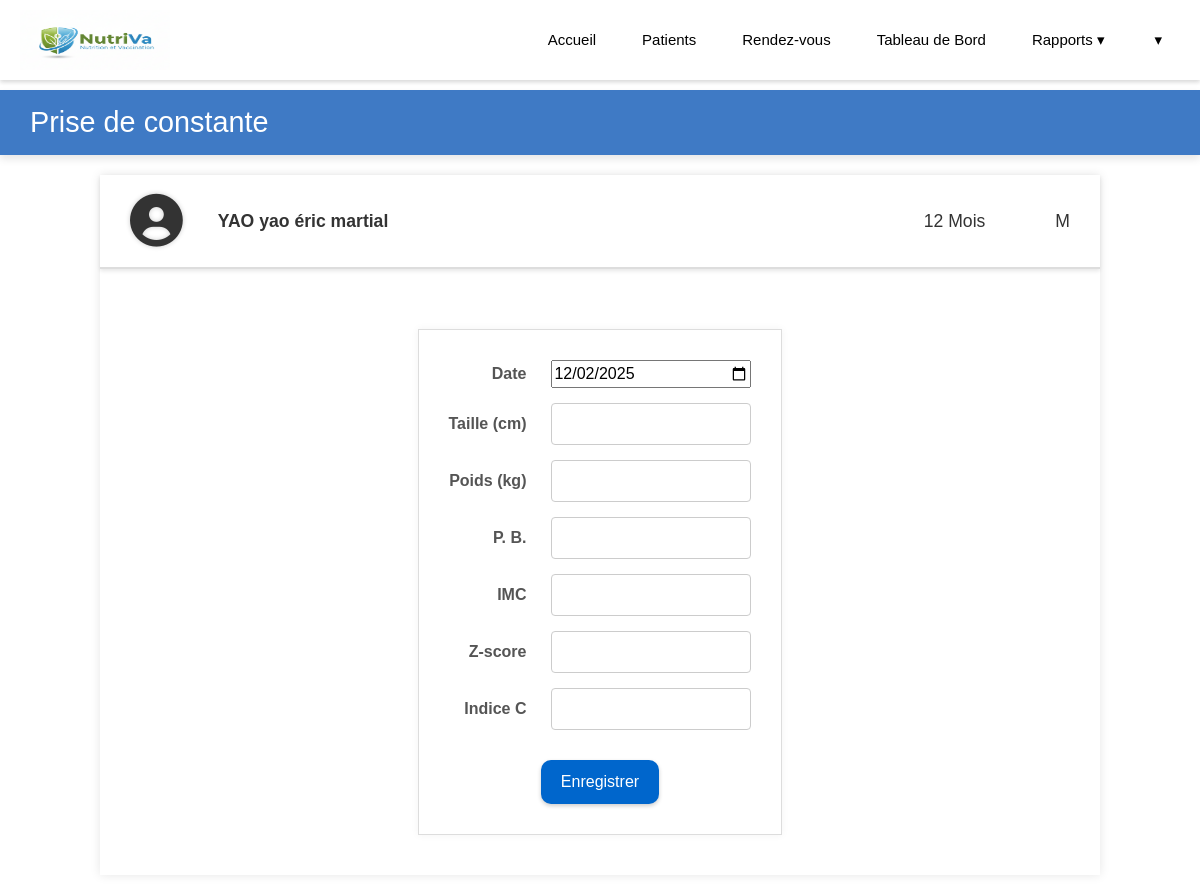
The page /patient/constante/1/ on the database its author committed.
### patient/models.py (models this page shows, shortened)
class Patient(models.Model):
    nom = models.CharField(max_length=100)
    prenom = models.CharField(max_length=300)
    date_naissance = models.DateField()
    date_creation = models.DateField()
    sexe = models.CharField(max_length=10)
    nom_parent= models.CharField(max_length=100)
    quartier = models.CharField(max_length=100)
    telephone = models.CharField(max_length=20, blank=True, null=True)
    @property
    def age(self):
        today = date.today()
        return (today.year - self.date_naissance.year) * 12 + today.month - self.date_naissance.month

### patient/views.py (the view)
# urls.py: path('constante/<int:patient_id>/', views.constante, name="constante"),
def constante(request, patient_id):
    patient = get_object_or_404(Patient, id=patient_id)
    return render(request, "patient/constante.html", {"patient": patient})

### patient/context_processors.py (called while the page is built)
def today(request):
    return {"today": date.today()}

### patient/templates/patient/constante.html (shortened to what this page needs)
<!DOCTYPE html>
<html lang="fr">
  {% load static %}
<head>
    <link rel="stylesheet" href="{% static 'patient/style.css' %}">
    <link rel="stylesheet" href="https://cdnjs.cloudflare.com/ajax/libs/font-awesome/6.0.0-beta3/css/all.min.css">
  </head>
<body class="constante_body">
    {% include 'patient/header.html' %}
    <div class="header-bar">
        <h1>Prise de constante</h1>
    </div>
    <div class="main-container">
        <div class="patient-info-box">
            <div class="patient-details">
                <i class="fas fa-user-circle profile-icon"></i>
                <span class="patient-name">{{patient.nom}} {{patient.prenom}}</span>
                <span class="patient-age">{{patient.age}} Mois</span>
                <span class="patient-sex">{{patient.sexe}}</span>
            </div>
        </div>
        <div class="content-area">
            <form class="constants-form" method="post" action="{% url 'enregistrement_constante' patient.id %}">
                <div class="form-grid">
                    <label for="date">Date</label>
                    <input type="date" id="date" name="date" value="{{ today|date:'Y-m-d' }}">
                    <label for="taille">Taille (cm)</label>
                    <input type="text" id="taille" name="taille" inputmode="numeric" maxlength="4" pattern="[0-9]*">
                    <label for="poids">Poids (kg)</label>
                    <input type="text" id="poids" name="poids" inputmode="numeric" maxlength="3" pattern="[0-9]*">
                    <label for="pb">P. B.</label>
                    <input type="text" id="pb" name="pb" inputmode="numeric" maxlength="3" pattern="[0-9]*">
                    <label for="imc">IMC</label>
                    <input type="text" id="imc" name="imc" inputmode="numeric" maxlength="3" pattern="[0-9\-\.]*" readonly>
                    <label for="zscore">Z-score</label>
                    <input type="text" id="zscore" name="zscore" inputmode="numeric" maxlength="3" pattern="[0-9\-\.]*">
                    <label for="indicec">Indice C</label>
                    <input type="text" id="indicec" name="indicec">
                </div>
                <div class="button-group">
                    <a href="{% url 'rdv'%}"><button type="submit" class="btn-vaccin" id="btnVaccin">Enregistrer</button></a>
                </div>
            </form>
        </div>
    </div>
</body>
</html>

### patient/static/patient/style.css (style rules this page uses)
input::placeholder { color: rgba(15, 13, 13, 0.7); }
.constante_body { font-family: Arial, sans-serif; background-color: white; margin: 0; padding: 0; }
.main-container { width: 90%; max-width: 1000px; margin: 20px auto; background-color: white; box-shadow: 0 0 10px rgba(0, 0, 0, 0.1); }
.header-bar { background-color: #3f7ac5; color: white; padding: 15px 30px; box-shadow: 0 4px 8px rgba(0, 0, 0, 0.1); }
.header-bar h1 { margin: 0; font-size: 1.8em; }
.patient-info-box { padding: 20px 30px; border-bottom: 2px solid #ddd; box-shadow: 0 2px 4px rgba(0, 0, 0, 0.1); }
.patient-details { display: flex; align-items: center; font-size: 1.2em; font-weight: bold; color: #333; }
.profile-icon { font-size: 3em; margin-right: 15px; color: #333; text-shadow: 0 0 5px rgba(0, 0, 0, 0.2); }
.patient-name { flex-grow: 1; }
.patient-age, .patient-sex { margin-left: 50px; font-weight: normal; }
.content-area { display: flex; justify-content: space-around; padding: 40px 30px; }
.constants-form { border: 1px solid #ddd; padding: 30px; box-shadow: 0 0 8px rgba(0, 0, 0, 0.05); background-color: white; flex-shrink: 0; }
.form-grid { display: grid; grid-template-columns: auto 200px; gap: 15px; margin-bottom: 30px; }
.form-grid label { text-align: right; font-weight: bold; color: #555; padding-right: 10px; display: flex; align-items: center; justify-content: flex-end; }
.form-grid input[type="text"] { padding: 8px; border: 1px solid #ccc; border-radius: 4px; width: 100%; box-sizing: border-box; }
.button-group { text-align: center; margin-top: 20px; }
.btn-vaccin, .btn-nutrition { background-color: #0066cc; color: white; box-shadow: 0 2px 4px rgba(0, 0, 0, 0.2); border-radius: 10px; border: none; padding: 10px 20px; }
.patient-name { font-weight: 600; font-size: 1.1rem; }
.patient-info-box { padding: 20px 30px; border-bottom: 2px solid #ddd; box-shadow: 0 2px 4px rgba(0, 0, 0, 0.1); margin-bottom: 20px; }
.profile-icon { font-size: 3em; margin-right: 15px; color: #333; }
.patient-details { display: flex; gap: 20px; font-size: 1.1rem; }
:root { color-scheme: light dark; }

### rows shown on the page
Patient: nom "YAO", prenom "yao éric martial", age "12", sexe "M"
